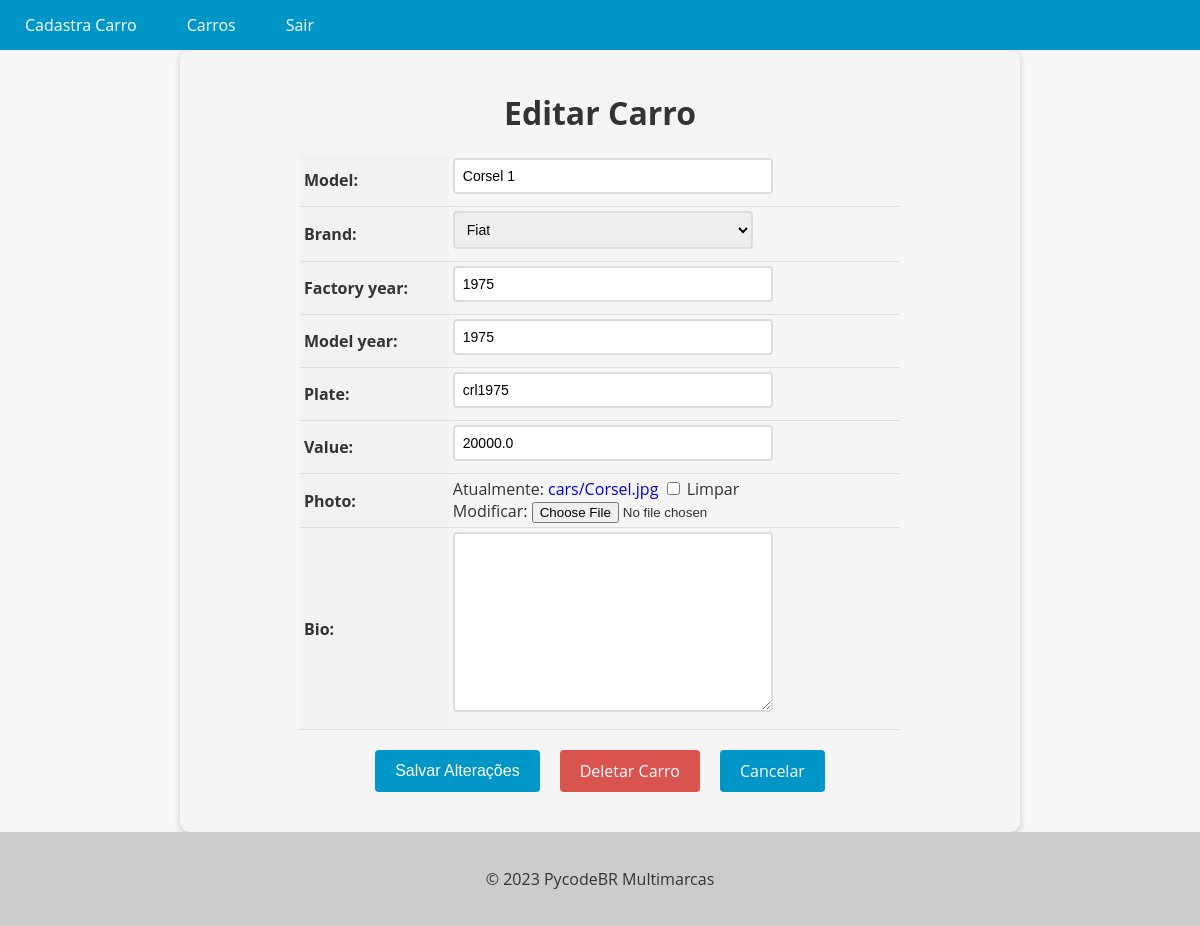
Page /car/8/update/ (signed in) on the earlier database version.
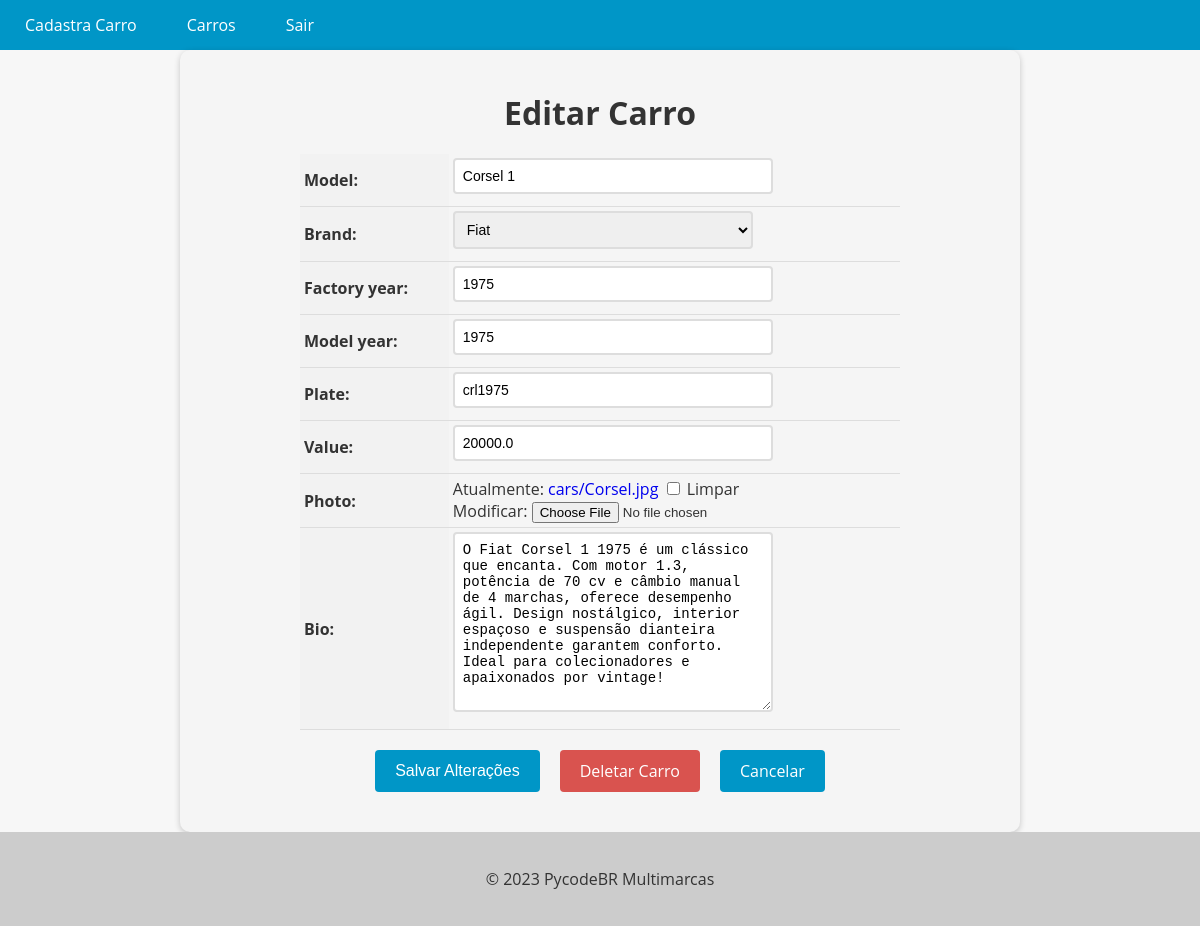
Same page on the later database version.
### cars/models.py (models this page shows, shortened)
class Car(models.Model):
    id = models.AutoField(primary_key=True)
    model = models.CharField(max_length=200)
    brand = models.ForeignKey(Brand, on_delete=models.PROTECT, related_name='car_brand')
    factory_year = models.IntegerField(blank=True, null=True)
    model_year = models.IntegerField(blank=True, null=True)
    plate = models.CharField(max_length=10, blank=True, null=True)
    value = models.FloatField(blank=True, null=True)
    photo = models.ImageField(upload_to='cars/', blank=True, null=True)
    bio = models.TextField(blank=True, null=True)

class Brand(models.Model):
    id = models.AutoField(primary_key=True)
    name = models.CharField(max_length=200)
    def __str__(self):
        return self.name

### cars/views.py (the view, shortened to what this page needs)
# urls.py: path('car/<int:pk>/update/', CarUpdateView.as_view(), name='car_update'),
@method_decorator(login_required(login_url='login'), name='dispatch')
class CarUpdateView(UpdateView):
    model = Car
    form_class = CarModelForm
    template_name = 'car_update.html'
    success_url = '/cars/'

### cars/forms.py (shortened to what this page needs)
class CarModelForm(forms.ModelForm):
    class Meta:
        model = Car
        fields = '__all__'

### cars/templates/car_update.html (shortened to what this page needs)
{% extends "base.html" %}
{% block content %}
  <form method="post" enctype="multipart/form-data">
    <h1>Editar Carro</h1>
    <table>
      {{ form.as_table }}
    </table>
    <div>
      <div class="buttons-container">
        <input type="submit" value="Salvar Alterações" class="btn btn-primary">
        <a href="{% url 'car_delete' pk=object.pk %}" class="btn btn-danger">Deletar Carro</a>
        <a href="{% url 'cars_list' %}" class="btn btn-secondary">Cancelar</a>
      </div>
    </div>
  </form>
{% endblock %}

Differences in the rows shown:
changed Car "Corsel 1": bio (not shown) → "O Fiat Corsel 1 1975 é um clássico que encanta. Com motor 1.3, potência de 70 cv e câmbio manual de 4 marchas, oferece desempenho ágil. Design nostálgico, interior espaçoso e suspensão dianteira independente garantem conforto. Ideal para colecionadores e apaixonados por vintage!"
